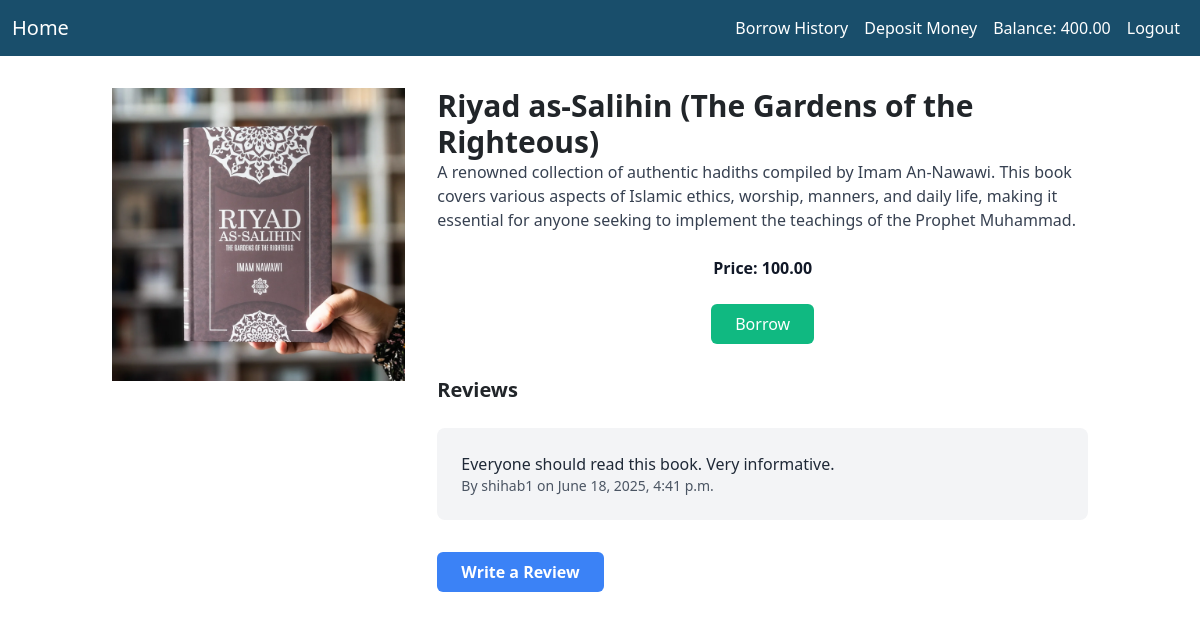
/library/book/1/ (signed in), run on the app's committed database.
### library/models.py (models this page shows, shortened)
class UserProfile(models.Model):
    user = models.OneToOneField(User, on_delete=models.CASCADE,related_name = 'profile')
    balance = models.DecimalField(max_digits = 10,decimal_places = 2,default = 0.00)
    borrowed_books = models.ManyToManyField(Book,related_name='borrowed_by',blank=True)
    def has_borrowed(self, book):
        return self.user.transactions.filter(book=book, return_date__isnull=True).exists()

class Book(models.Model):
    title = models.CharField(max_length = 100)
    description = models.TextField()
    image = models.ImageField(upload_to='books/',null=True,blank=True)
    borrowing_price = models.DecimalField(max_digits=8, decimal_places=2,null=True, blank=True)
    category = models.ManyToManyField(Category)

class Review(models.Model):
    book = models.ForeignKey(Book, on_delete=models.CASCADE, related_name='reviews')
    user = models.ForeignKey(User, on_delete=models.CASCADE)
    review = models.TextField()
    created_at = models.DateTimeField(auto_now_add=True)

### library/views.py (the view)
# urls.py: path('book/<int:pk>/', BookDetailView.as_view(), name='book_detail'),
class BookDetailView(LoginRequiredMixin, DetailView):
    model = Book
    template_name = 'book_detail.html'
    context_object_name = 'book'
    def get_context_data(self, **kwargs):
        context = super().get_context_data(**kwargs)
        book = self.get_object()
        user = self.request.user
        context['user'] = user
        context['has_borrowed'] = user.profile.has_borrowed(book)
        context['reviews'] = book.reviews.all()
        return context

### library/templates/book_detail.html (shortened to what this page needs)
{% extends 'base.html' %}
{% load static %}
{% block content %}
<div class="container mx-auto px-4 py-8">
    <div class="flex">
        <div class="w-1/3 pr-8">
            {% if book.image %}
            <img src="{{ book.image.url }}" alt="{{ book.title }}" class="w-full h-auto mb-4">
            {% else %}
            <img src="{% static 'images/book.jpg' %}" alt="Default Book Image" class="w-full h-auto mb-4">
            {% endif %}
        </div>
        <div class="w-2/3">
            <h1 class="text-3xl font-bold">{{ book.title }}</h1>
            <p class="text-gray-700 mb-4">{{ book.description }}</p>
            <form method="post" action="{% url 'borrow_book' %}" class="text-center mb-4">
                <p class="text-gray-900 font-bold mb-4">Price: {{ book.borrowing_price }}</p>
                <button type="submit"
                    class="bg-green-500 text-white px-4 py-2 rounded hover:bg-green-600">Borrow</button>
            </form>
            <div class="mt-8">
                <h2 class="text-xl font-semibold mb-4">Reviews</h2>
                <ul>
                    {% for review in reviews %}
                    <li class="mb-4">
                        <div class="bg-gray-100 rounded-lg p-4">
                            <p class="text-gray-800">{{ review.review }}</p>
                            <p class="text-sm text-gray-600">By {{ review.user.username }} on {{ review.created_at }}
                            </p>
                        </div>
                    </li>
                    {% empty %}
                    <li class="text-gray-500">No reviews yet.</li>
                    {% endfor %}
                </ul>
            </div>
            <div class="mt-8">
                {% if user.is_authenticated %}
                {% if has_borrowed %}
                <a href="{% url 'review_book' book.id %}"
                    class="inline-block bg-blue-500 hover:bg-blue-700 text-white font-bold py-2 px-4 rounded">Write a
                    Review</a>
                {% else %}
                <p class="mt-4 text-gray-500">You need to borrow this book to write a review.</p>
                {% endif %}
                {% else %}
                <p class="mt-4">Please <a href="{% url 'login' %}" class="text-blue-500 hover:underline">login</a> to
                    write a review.</p>
                {% endif %}
            </div>
        </div>
    </div>
</div>
{% endblock %}

### templates/base.html (shortened to what this page needs)
{% load static %}
<!doctype html>
<html lang="en">
<head>
    <link href="https://cdn.jsdelivr.net/npm/bootstrap@5.3.6/dist/css/bootstrap.min.css" rel="stylesheet"
>
    <link rel="stylesheet" href="{% static 'css/style.css' %}">
    <link href="https://cdn.jsdelivr.net/npm/tailwindcss@2.2.19/dist/tailwind.min.css" rel="stylesheet">
</head>
<body>
    <nav class="navbar navbar-expand-lg" style="background-color: #194e6b;">
        <div class="container-fluid">
            <a class="navbar-brand text-white" href="{% url 'home' %}">Home</a>
            <div class="collapse navbar-collapse" id="navbarNavAltMarkup">
                <ul class="navbar-nav ms-auto">
                {% if user.is_authenticated %}
                    <li class="nav-item">
                        <a class="nav-link text-white" href="{% url 'borrow_history' %}">Borrow History</a>
                    </li>
                    <li class="nav-item">
                        <a class="nav-link text-white" href="{% url 'deposit_money' %}">Deposit Money</a>
                    </li>
                    <li class="nav-item">
                        <span class="nav-link text-white">Balance: {{ user.profile.balance }}</span>
                    </li>
                    <li class="nav-item">
                        <a class="nav-link text-white" href="{% url 'logout' %}">Logout</a>
                    </li>
                {% endif %}
                </ul>
            </div>
        </div>
    </nav>
    {% block content %}
    {% endblock %}
</body>
</html>

### data on the page
Book: image (picture), title "Riyad as-Salihin (The Gardens of the Righteous)", description "A renowned collection of authentic hadiths compiled by Imam An-Nawawi. This book covers various aspects of Islamic ethics, worship, manners, and daily life, making it essential for anyone seeking to implement the teachings of the Prophet Muhammad.", borrowing_price "100.00"
Review: review "Everyone should read this book. Very informative.", user.username "shihab1", created_at "June 18, 2025, 4:41 p.m."

### other printed values
{{ user.profile.balance }} "400.00"
